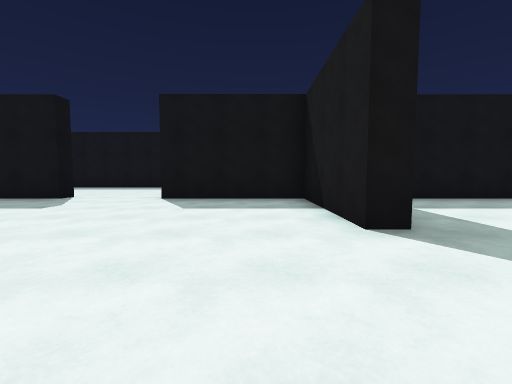
View 1 (above)

17 first-person views from a walk through a 3-D level made in the Unity game engine. The camera is 1.2 m above the floor, tilts 4° down and sees 90° across. The floor is counted in squares, 2 m on a side. Each view is taken from the middle of a square. On the plan, view 1 faces up. The plan holds only what a view shows up to about 9 squares ahead; the rest is blank. The player is left out.

View 2
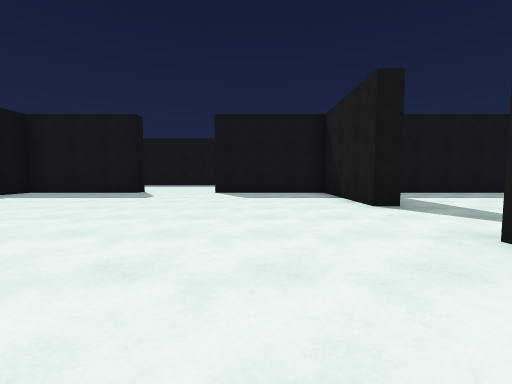

View 3
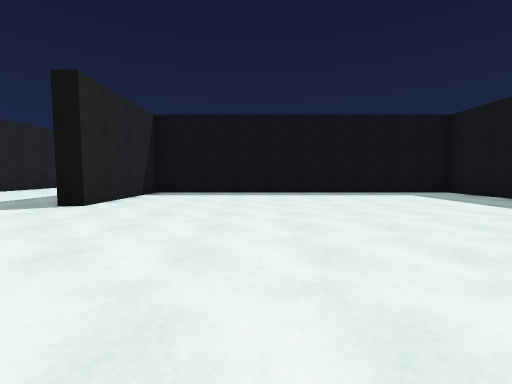

View 4
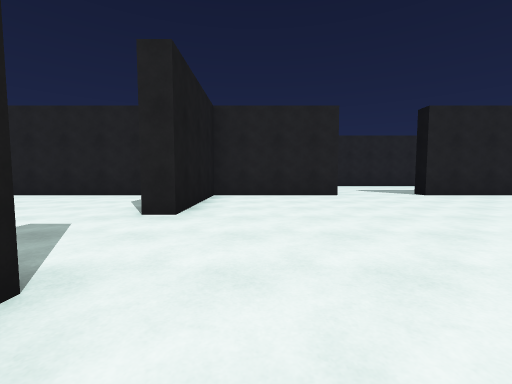

View 5
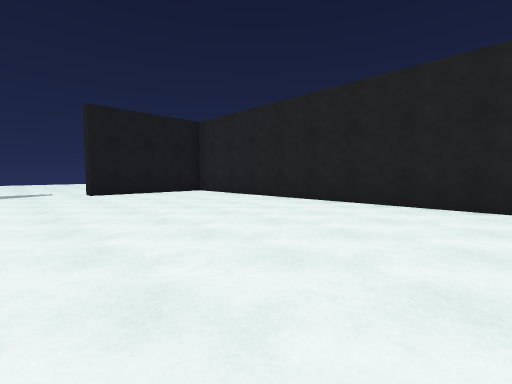

View 6
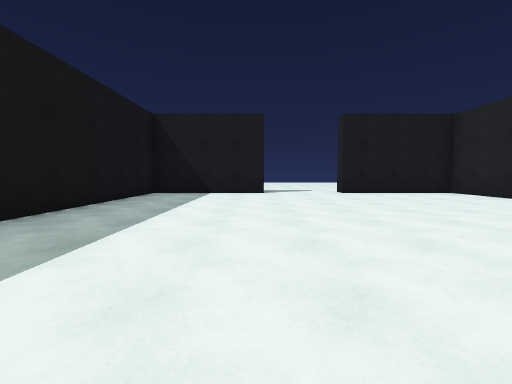

View 7
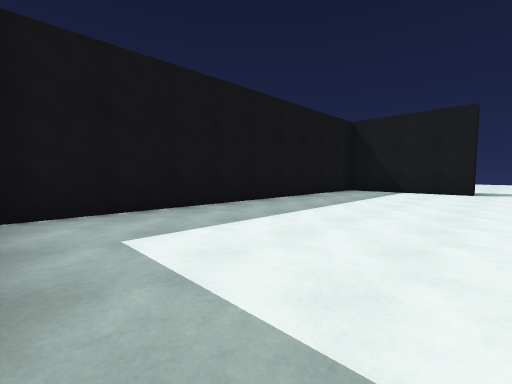

View 8
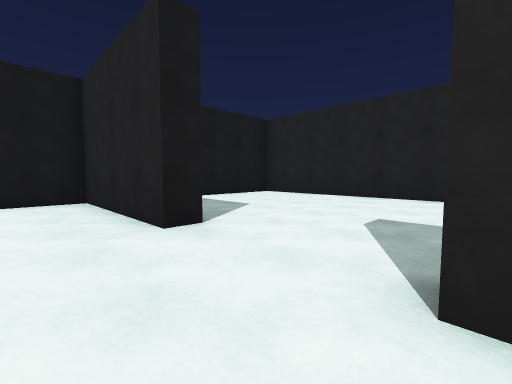

View 9
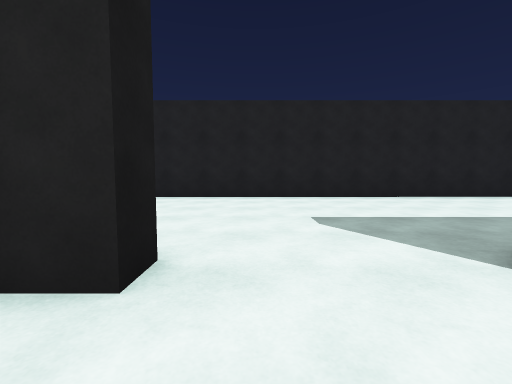

View 10
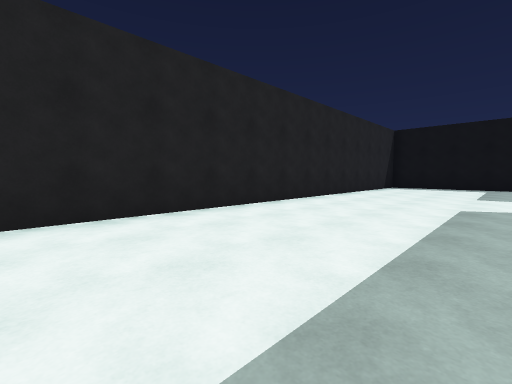

View 11
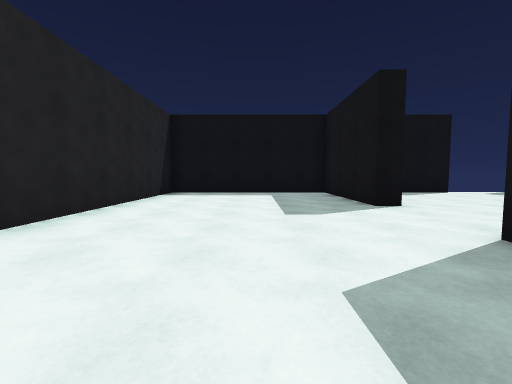

View 12
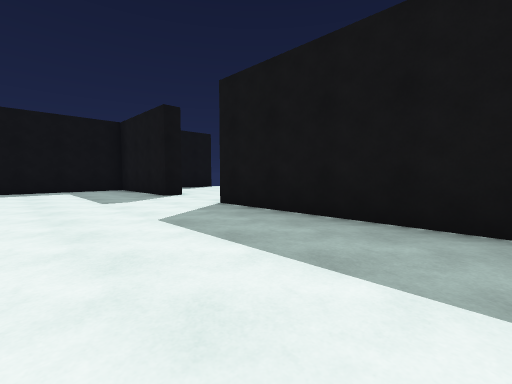

View 13
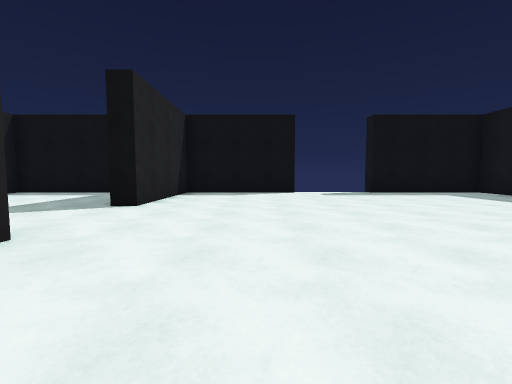

View 14
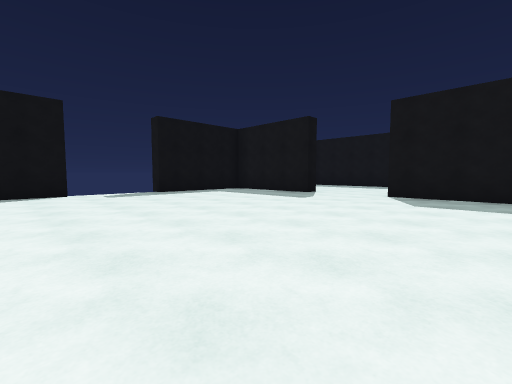

View 15
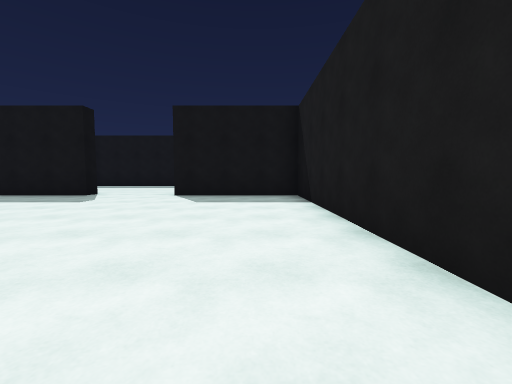

View 16
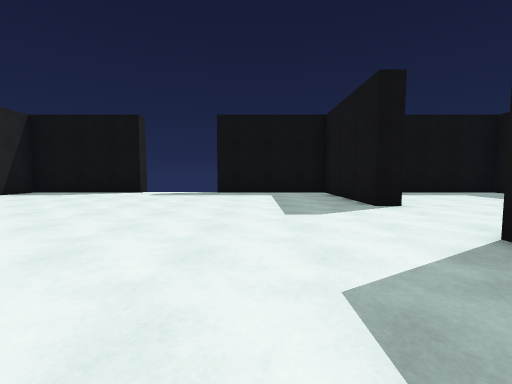

View 17
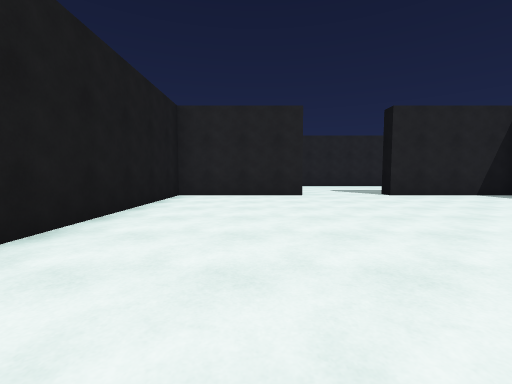

### Floor plan
Points are (right, up) in squares from view 1. A wall is a line through its corners. A room is listed if a view was taken in it or the views show most of it. See-through windows are left out.
Room 1 (views 1, 2, 3, 4, 8, 9)
walls: (-2.3, -3.3) (1.2, -3.3) (1.2, 0.3); (1.7, 2.8) (1.2, 2.8) (1.2, 6.2) (-2.4, 6.2); (-4.8, 6.8) (-4.8, 6.2) (-8.3, 6.2) (-8.3, -3.3) (-4.8, -3.3)
ways out: opening at (2, 1.5) to room 2; opening at (-3.5, -4) to room 3; opening at (-3.5, 6)
Room 2 (views 5, 6, 7)
walls: (11.2, 2.6) (11.2, 6.2) (1.9, 6.2); (1.2, 0.3) (1.7, 0.3); (2.9, -3.3) (11.2, -3.3) (11.2, 0.3)
ways out: opening at (2, 1.5) to room 1; opening at (12, 1.5)
Room 3 (views 10, 11, 12)
walls: (-7.9, -3.7) (-12.4, -3.7); (-4.8, -3.3) (-4.8, -3.7); (-14.8, -3.3) (-14.8, -3.7) (-18.3, -3.7) (-18.3, -8.7) (1.2, -8.7) (1.2, -6); (-2.3, -3.9) (-2.3, -3.3)
ways out: opening at (-3.5, -4) to room 1; opening at (-13.5, -4) to room 4
Room 4 (views 13, 14, 15, 16, 17)
walls: (-12.4, -3.3) (-8.8, -3.3) (-8.8, 6.2) (-12.4, 6.2); (-18.9, 0.3) (-18.3, 0.3) (-18.3, -3.3) (-14.8, -3.3); (-14.8, 6.2) (-18.3, 6.2) (-18.3, 2.8) (-18.9, 2.8)
ways out: opening at (-13.5, -4) to room 3; opening at (-13.5, 6); gap at (-19, 0); gap at (-19, 3)

Where each view was taken, in squares from view 1:
view 1: 0 up, 0 right, facing up
view 2: 2 down, 1 left, facing up
view 3: 0 up, 0 right, facing left
view 4: 4 up, 0 right, facing down
view 5: 2 up, 3 right, facing down-right
view 6: 3 up, 3 right, facing right
view 7: 2 up, 2 right, facing up-right
view 8: 2 down, 5 left, facing down-right
view 9: 2 down, 3 left, facing down
view 10: 5 down, 6 left, facing down-left
view 11: 6 down, 10 left, facing left
view 12: 7 down, 8 left, facing up-left
view 13: 1 down, 10 left, facing left
view 14: 1 down, 10 left, facing up-left
view 15: 1 down, 10 left, facing up
view 16: 4 up, 10 left, facing left
view 17: 4 up, 11 left, facing down
